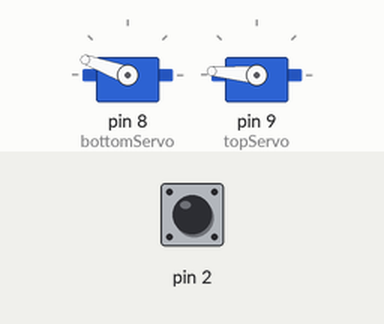
Simulated run of this sketch. Board: Arduino Uno, built with avr-gcc and run on an emulated ATmega328P. On the bench: 2 × servo. The test bench sets the inputs (shaded band); at power-on: pin 2 HIGH.

Above: at 1.7 s.
1.8 s: pin 2 pulled LOW for 0.15 s
At 2.8 s:
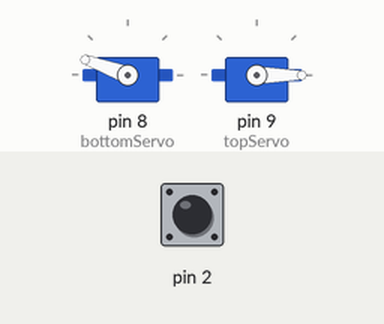
7.9 s: pin 2 pulled LOW for 1 s
At 10.8 s:
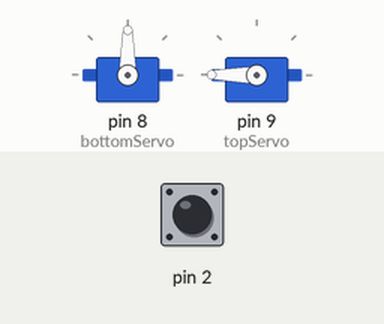
Timing chart, 0 to 13.9 s (numbered marks = the images above; inputs shaded):
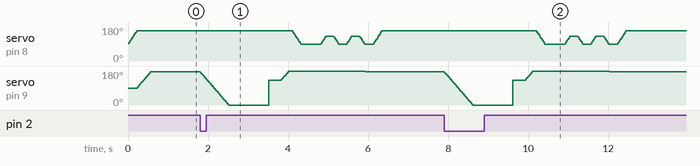

The sketch:

Code_Servo_Functions.ino
```cpp
#include <Servo.h>

Servo bottomServo;    // Servo to push dice into car
Servo topServo;       // Servo to lift dice into tower

bool var = false;

void setup() {
  /*  Call interrupt func if button on pin 2 is pressed */
  pinMode(2, INPUT_PULLUP);
  pinMode(10, INPUT);
  attachInterrupt(digitalPinToInterrupt(2), FuncIsr, FALLING);

  /*  Attach servos to pin 8 and 9*/
  bottomServo.attach(8);
  topServo.attach(9);

  /*  Move servos to initial position */
  stepServo(1, 160);
  stepServo(2, 175);
}

void loop() {
  if (var) {
    roll_the_dice();
    var = false;
  }
}

void roll_the_dice() {
  /* Dice needs to be placed in car
   * Lift the dice and throw into tower
   * to roll the dice */
  stepServo(2, 0);
  delay(1000);
  jumpServo(2, 130);
  delay(200);
  stepServo(2, 175);


  /* Eject the lower servo three times
   * to ensure the dice is placed in the car */
  jumpServo(2, 180);    //place car closer to outlet

  stepServo(1, 90);     //extend #1
  delay(500);
  stepServo(1, 130);
  delay(200);
  stepServo(1, 90);    //extend #2
  delay(200);
  stepServo(1, 130);
  delay(200);
  stepServo(1, 90);    //extend #3
  stepServo(2, 175);
  delay(200);
  stepServo(1, 160);
  delay(1200);
}

void stepServo(int number, int pos)
/* Servo no.1 = bottomServo
 * Servo no.2 = topServo
 * Increase/Decrease angle of servo slowly */
{
  int j;
  switch (number) {
    case 1:
      while ( bottomServo.read() != pos ) {
        j = bottomServo.read();
        bottomServo.write(j + ((pos - j) / abs(pos - j)));  //current position +- 1
        delay(3);
      }
      break;
    case 2:
      while ( topServo.read() != pos ) {
        j = topServo.read();
        topServo.write(j + ((pos - j) / abs(pos - j)));     //current position +- 1
        delay(4);
      }
      break;
  }
}

void jumpServo(int number, int pos)
/* Servo no.1 = bottomServo
 * Servo no.2 = topServo
 * Jump to angle */
{
  if (number == 1) bottomServo.write(pos);
  else topServo.write(pos);
  delay(100);
}

void FuncIsr()
/* Interrupt Service Routine */
{
  var = true;
}
```
